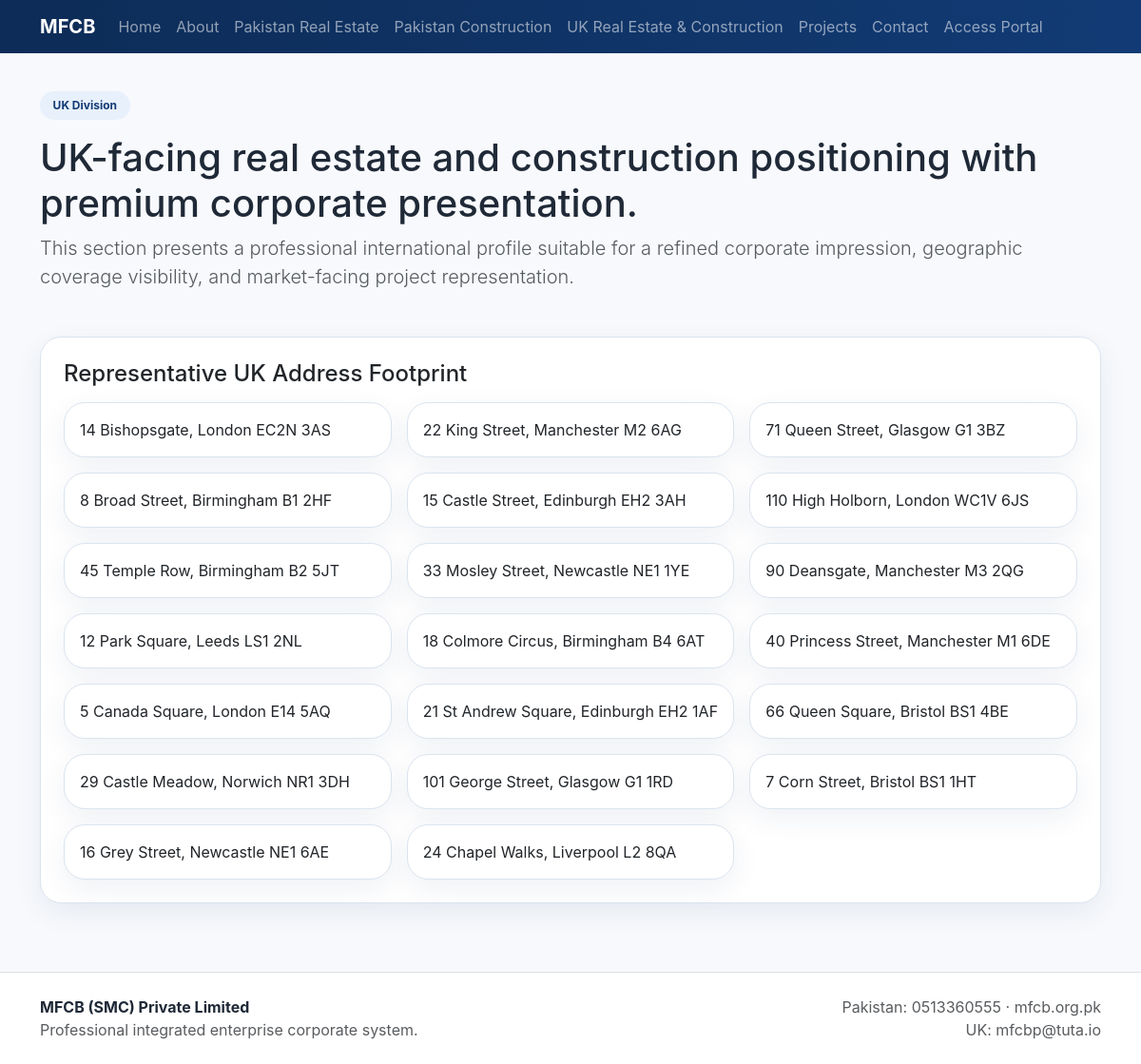
/uk-real-estate-construction, run on the app's committed database.
### app.py (models this page shows)
class UKAddress(db.Model):
    id = db.Column(db.Integer, primary_key=True)
    label = db.Column(db.String(200), nullable=False)

### app.py (the view)
@app.route("/uk-real-estate-construction")
def uk_real_estate_construction():
    addresses = UKAddress.query.all()
    return render_template("public/uk_real_estate_construction.html", addresses=addresses)

### app.py (called while the page is built)
def current_user():
    uid = session.get("user_id")
    if not uid:
        return None
    return User.query.get(uid)

@app.context_processor
def inject_globals():
    return {"current_user": current_user(), "MODULES": MODULES, "decimal_to_str": decimal_to_str, "attribute": getattr}

### templates/public/uk_real_estate_construction.html (shortened to what this page needs)
{% extends 'base.html' %}
{% block content %}
<section class="container">
  <div class="page-header">
    <span class="badge badge-soft">UK Division</span>
    <h1 class="mt-3">UK-facing real estate and construction positioning with premium corporate presentation.</h1>
    <p class="lead text-muted">This section presents a professional international profile suitable for a refined corporate impression, geographic coverage visibility, and market-facing project representation.</p>
  </div>
  <div class="card soft-card">
    <div class="card-body">
      <h4 class="mb-3">Representative UK Address Footprint</h4>
      <div class="row g-3">
        {% for address in addresses %}
        <div class="col-md-6 col-lg-4">
          <div class="address-box">{{ address.label }}</div>
        </div>
        {% endfor %}
      </div>
    </div>
  </div>
</section>
{% endblock %}

### templates/base.html (shortened to what this page needs)
<!doctype html>
<html lang="en">
<head>
  <link href="https://cdn.jsdelivr.net/npm/bootstrap@5.3.3/dist/css/bootstrap.min.css" rel="stylesheet">
  <link href="{{ url_for('static', filename='css/style.css') }}" rel="stylesheet">
</head>
<body>
<nav class="navbar navbar-expand-lg navbar-dark mfcb-nav sticky-top">
  <div class="container">
    <a class="navbar-brand fw-bold" href="{{ url_for('home') }}">MFCB</a>
    <div class="collapse navbar-collapse" id="navbarsExample">
      {% if not current_user %}
      <ul class="navbar-nav me-auto mb-2 mb-lg-0">
        <li class="nav-item"><a class="nav-link" href="{{ url_for('home') }}">Home</a></li>
        <li class="nav-item"><a class="nav-link" href="{{ url_for('about') }}">About</a></li>
        <li class="nav-item"><a class="nav-link" href="{{ url_for('pakistan_real_estate') }}">Pakistan Real Estate</a></li>
        <li class="nav-item"><a class="nav-link" href="{{ url_for('pakistan_construction') }}">Pakistan Construction</a></li>
        <li class="nav-item"><a class="nav-link" href="{{ url_for('uk_real_estate_construction') }}">UK Real Estate & Construction</a></li>
        <li class="nav-item"><a class="nav-link" href="{{ url_for('projects') }}">Projects</a></li>
        <li class="nav-item"><a class="nav-link" href="{{ url_for('contact') }}">Contact</a></li>
        <li class="nav-item"><a class="nav-link" href="{{ url_for('access_portal') }}">Access Portal</a></li>
      </ul>
      {% endif %}
    </div>
  </div>
</nav>
<main class="py-4">
  {% block content %}{% endblock %}
</main>
<footer class="border-top py-4 mt-5 bg-white">
  <div class="container d-flex justify-content-between flex-wrap gap-2">
    <div>
      <strong>MFCB (SMC) Private Limited</strong><br>
      <span class="text-muted">Professional integrated enterprise corporate system.</span>
    </div>
    <div class="text-muted text-end">
      Pakistan: 0513360555 · mfcb.org.pk<br>
      UK: mfcbp@tuta.io
    </div>
  </div>
</footer>
</body>
</html>

### static/css/style.css (style rules this page uses)
:root { --mfcb-blue:#123b75; --mfcb-blue-dark:#0d2c57; --mfcb-light:#f4f7fb; --mfcb-border:#dbe4ef; --mfcb-text:#1f2937; }
body { background:#f7f9fc;color:var(--mfcb-text);font-family:Inter,Segoe UI,Arial,sans-serif }
.mfcb-nav { background:linear-gradient(90deg,var(--mfcb-blue-dark),var(--mfcb-blue)) }
.hero-card,.soft-card,.stat-card,.access-card,.info-box,.address-box { background:#fff;border:1px solid var(--mfcb-border);border-radius:22px;box-shadow:0 10px 30px rgba(18,59,117,.07) }
.soft-card .card-body { padding:1.5rem }
.page-header { padding:1rem 0 2rem }
.badge-soft { background:#e8f0fb;color:var(--mfcb-blue);padding:.55rem .85rem;border-radius:999px }
.address-box { padding:1rem;height:100% }

### data on the page
UKAddress: label "14 Bishopsgate, London EC2N 3AS"
UKAddress: label "22 King Street, Manchester M2 6AG"
UKAddress: label "71 Queen Street, Glasgow G1 3BZ"
UKAddress: label "8 Broad Street, Birmingham B1 2HF"
UKAddress: label "15 Castle Street, Edinburgh EH2 3AH"
UKAddress: label "110 High Holborn, London WC1V 6JS"
UKAddress: label "45 Temple Row, Birmingham B2 5JT"
UKAddress: label "33 Mosley Street, Newcastle NE1 1YE"
UKAddress: label "90 Deansgate, Manchester M3 2QG"
UKAddress: label "12 Park Square, Leeds LS1 2NL"
UKAddress: label "18 Colmore Circus, Birmingham B4 6AT"
UKAddress: label "40 Princess Street, Manchester M1 6DE"
UKAddress: label "5 Canada Square, London E14 5AQ"
UKAddress: label "21 St Andrew Square, Edinburgh EH2 1AF"
UKAddress: label "66 Queen Square, Bristol BS1 4BE"
UKAddress: label "29 Castle Meadow, Norwich NR1 3DH"
UKAddress: label "101 George Street, Glasgow G1 1RD"
UKAddress: label "7 Corn Street, Bristol BS1 1HT"
UKAddress: label "16 Grey Street, Newcastle NE1 6AE"
UKAddress: label "24 Chapel Walks, Liverpool L2 8QA"
